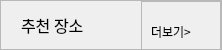
                          <widget class="QFrame" name="frame_25">
                           <property name="minimumSize">
                            <size>
                             <width>0</width>
                             <height>50</height>
                            </size>
                           </property>
                           <property name="maximumSize">
                            <size>
                             <width>16777215</width>
                             <height>50</height>
                            </size>
                           </property>
                           <property name="frameShape">
                            <enum>QFrame::StyledPanel</enum>
                           </property>
                           <property name="frameShadow">
                            <enum>QFrame::Raised</enum>
                           </property>
                           <layout class="QHBoxLayout" name="horizontalLayout_13">
                            <property name="spacing">
                             <number>0</number>
                            </property>
                            <property name="leftMargin">
                             <number>20</number>
                            </property>
                            <property name="topMargin">
                             <number>0</number>
                            </property>
                            <property name="rightMargin">
                             <number>0</number>
                            </property>
                            <property name="bottomMargin">
                             <number>0</number>
                            </property>
                            <item>
                             <widget class="QLabel" name="label_11">
                              <property name="minimumSize">
                               <size>
                                <width>80</width>
                                <height>30</height>
                               </size>
                              </property>
                              <property name="maximumSize">
                               <size>
                                <width>80</width>
                                <height>30</height>
                               </size>
                              </property>
                              <property name="font">
                               <font>
                                <family>G마켓 산스 TTF Medium</family>
                                <pointsize>12</pointsize>
                                <weight>50</weight>
                                <bold>false</bold>
                               </font>
                              </property>
                              <property name="text">
                               <string>&lt;html&gt;&lt;head/&gt;&lt;body&gt;&lt;p&gt;추천 장소&lt;/p&gt;&lt;/body&gt;&lt;/html&gt;</string>
                              </property>
                             </widget>
                            </item>
                            <item>
                             <spacer name="horizontalSpacer_2">
                              <property name="orientation">
                               <enum>Qt::Horizontal</enum>
                              </property>
                              <property name="sizeHint" stdset="0">
                               <size>
                                <width>40</width>
                                <height>20</height>
                               </size>
                              </property>
                             </spacer>
                            </item>
                            <item>
                             <widget class="QFrame" name="frame_26">
                              <property name="minimumSize">
                               <size>
                                <width>80</width>
                                <height>50</height>
                               </size>
                              </property>
                              <property name="maximumSize">
                               <size>
                                <width>80</width>
                                <height>50</height>
                               </size>
                              </property>
                              <property name="frameShape">
                               <enum>QFrame::StyledPanel</enum>
                              </property>
                              <property name="frameShadow">
                               <enum>QFrame::Raised</enum>
                              </property>
                              <layout class="QHBoxLayout" name="horizontalLayout_14">
                               <property name="topMargin">
                                <number>12</number>
                               </property>
                               <property name="bottomMargin">
                                <number>0</number>
                               </property>
                               <item>
                                <widget class="QLabel" name="label_attraction_more">
                                 <property name="font">
                                  <font>
                                   <family>G마켓 산스 TTF Medium</family>
                                  </font>
                                 </property>
                                 <property name="text">
                                  <string>더보기&gt;</string>
                                 </property>
                                </widget>
                               </item>
                              </layout>
                             </widget>
                            </item>
                           </layout>
                          </widget>
